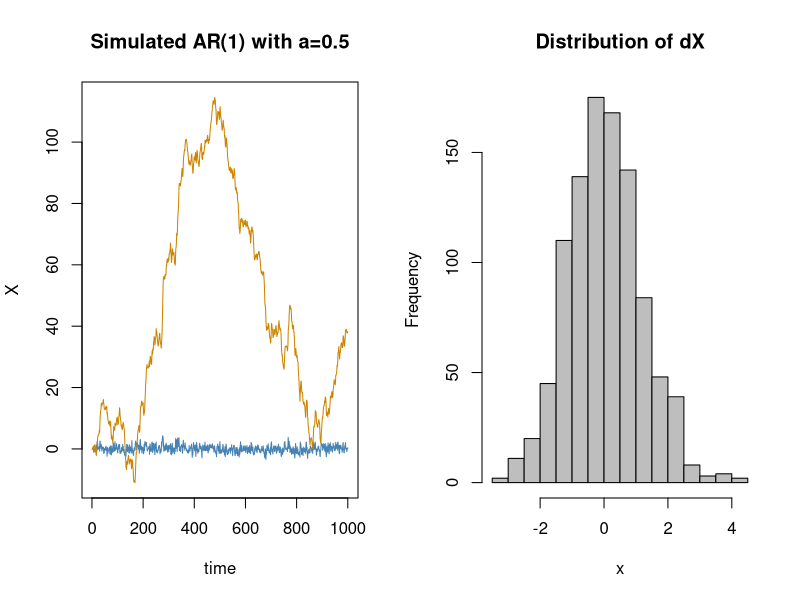

Reproduce this figure in R.
#Simple AR example: X_t = 0.9*X_n-1 + N(0,1)
x=rnorm(1)
for (t in 2:10^3){
	x=c(x, 0.5*x[t-1]+rnorm(1))
	}
par(mfrow=c(1,2))
plot(x,type="l",main="Simulated AR(1) with a=0.5",xlab="time",ylab="X",lwd=1,lty=1,col="steelblue",ylim=range(cumsum(x)))
lines(cumsum(x),lwd=1,col="orange3")
hist(x,col="grey",main="Distribution of dX")